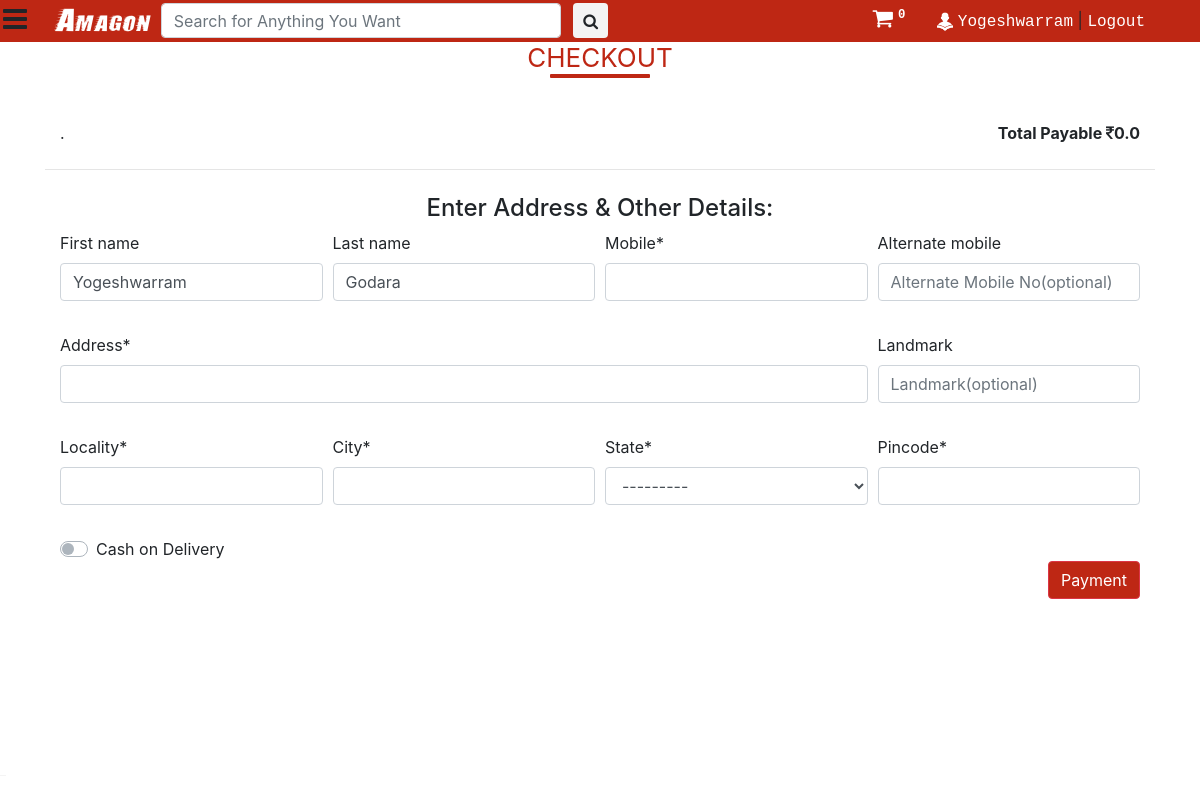
/checkout/ (signed in), run on an earlier commit of the app's database.
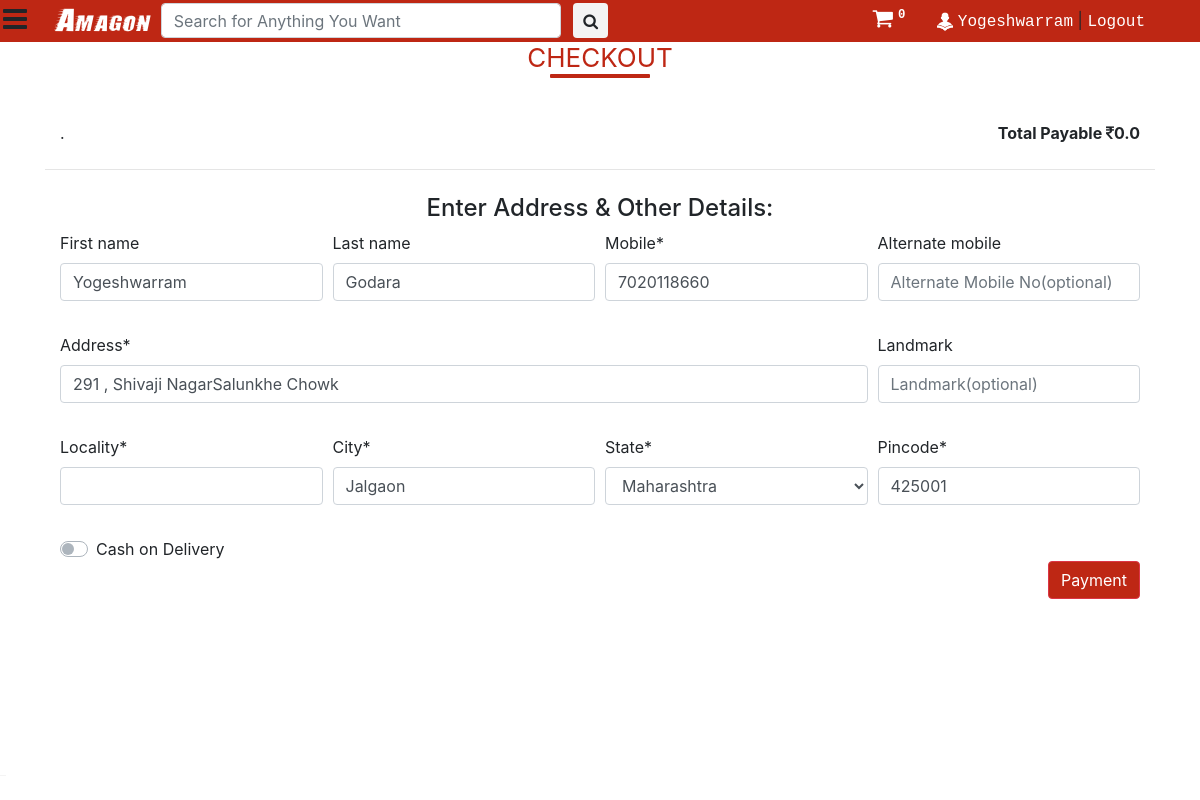
And on a later commit of the database.
### main/models.py (models this page shows, shortened)
class UserDetail(models.Model):
	SEX_CHOICES = (("Male",'Male'),("Female",'Female'),("Other",'Other'))
	STATE_CHOICES = (
		("Andaman & Nicobar Islands",'Andaman & Nicobar Islands'),
		("Andhra Pradesh",'Andhra Pradesh'),
		("Arunachal Pradesh",'Arunachal Pradesh'),
		("Assam",'Assam'),
		("Bihar",'Bihar'),
		("Chandigarh",'Chandigarh'),
		("Chhattisgarh",'Chhattisgarh'),
		("Dadra & Nagar Haveli",'Dadra & Nagar Haveli'),
		("Daman and Diu",'Daman and Diu'),
		("Delhi",'Delhi'),
		("Goa",'Goa'),
		("Gujarat",'Gujarat'),
		("Haryana",'Haryana'),
		("Himachal Pradesh",'Himachal Pradesh'),
		("Jammu & Kashmir",'Jammu & Kashmir'),
		("Jharkhand",'Jharkhand'),
		("Karnataka",'Karnataka'),
		("Kerala",'Kerala'),
		("Lakshadweep",'Lakshadweep'),
		("Madhya Pradesh",'Madhya Pradesh'),
		("Maharashtra",'Maharashtra'),
		("Manipur",'Manipur'),
		("Meghalaya",'Meghalaya'),
		("Mizoram",'Mizoram'),
		("Nagaland",'Nagaland'),
		("Odisha",'Odisha'),
		("Puducherry",'Puducherry'),
		("Punjab",'Punjab'),
		("Rajasthan",'Rajasthan'),
		("Sikkim",'Sikkim'),
		("Tamil Nadu",'Tamil Nadu'),
		("Telangana",'Telangana'),
		("Tripura",'Tripura'),
		("Uttarakhand",'Uttarakhand'),
		("Uttar Pradesh",'Uttar Pradesh'),
		("West Bengal",'West Bengal'),
		)
	user = models.OneToOneField(User, on_delete=models.CASCADE)
	dob = models.DateField(null = True)
	photo = models.ImageField(default='default.png',upload_to='user_photos')
	mobile = models.CharField(max_length=10,null=True)
	alternate_mobile = models.CharField(max_length=10,null=True,blank=True)
	address = models.TextField()
	pincode = models.CharField(max_length=6, null=True)
	landmark = models.CharField(max_length=500, null=True, blank=True)
	locality = models.CharField(max_length=100, null=True, blank=True)
	city = models.CharField(max_length=100, null=True, blank=True)
	state = models.CharField(max_length=50,choices=STATE_CHOICES, null=True)
	sex = models.CharField(max_length=6,choices=SEX_CHOICES, null=True)
	u_id = models.AutoField(primary_key=True)

### main/views.py (the view, shortened to what this page needs)
# urls.py: path('checkout/', views.checkout, name="main_checkout"),
@login_required
def checkout(request):
	temp = 0
	allProds = []
	cart_prods = [p for p in Cart.objects.all() if p.user == request.user]
	for cprod in cart_prods:
		prod = Product.objects.filter(product_id=cprod.product_id)[0]
		allProds.append([cprod, prod])
	if request.method == 'POST':
		address_form = UserAddressForm(request.POST, instance=request.user.userdetail)
		u_form2 = UserAddressForm1(request.POST, instance=request.user)
		if address_form.is_valid() and u_form2.is_valid():
			address_form.save()
			u_form2.save()
			pay_mode = request.POST.get('pay_mode')
			trends = [i.product.product_id for i in trend.objects.all()]
			if pay_mode == 'on':
				for item in cart_prods:
					if Orders.objects.all().last():
						order_id = 'ordr'+str((Orders.objects.all().last().pk)+1)
					else:
						order_id = 'ordr001'
					product1 = item.product_id+'|'+str(item.number)+','
					Orders(order_id=order_id,user=request.user,saler=Product.objects,products=product1, size=item.product_size).save()
					item.delete()
				return redirect('/myorders')
			else:
				temp = 1
	else:
		address_form = UserAddressForm(instance=request.user.userdetail)
		u_form2 = UserAddressForm1(instance=request.user)
	subtotal = 0.0
	delev = 0.0
	tax = 0.0
	for p in cart_prods:
		tempTotal = p.number * Product.objects.filter(product_id=p.product_id)[0].price
		subtotal += tempTotal
		tax+=12.0
	params = {
			'allProds':allProds,
			'cart_element_no' : len(cart_prods),
			'address_form': address_form,
			'u_form':u_form2,
			'total':subtotal+delev,
			'category':category.objects.all(),
		}
	return render(request, 'main/checkout.html', params)

### main/forms.py
class UserAddressForm(forms.ModelForm):
	address = forms.CharField(widget=forms.TextInput(attrs={}))
	locality = forms.CharField(required =True)
	city = forms.CharField(required =True)
	alternate_mobile = forms.CharField(widget=forms.TextInput(attrs={'placeholder':'Alternate Mobile No(optional)'}), required = False)
	landmark = forms.CharField(widget=forms.TextInput(attrs={'placeholder':'Landmark(optional)'}), required = False)
	class Meta:
		model = UserDetail
		fields = [
			'mobile',
			'alternate_mobile',
			'address',
			'pincode',
			'landmark',
			'locality',
			'city',
			'state',
		]

class UserAddressForm1(forms.ModelForm):
	class Meta:
		model = User
		fields = [
			'first_name',
			 'last_name',
		]

### main/templatetags/app_tags.py (called while the page is built)
@register.filter(name='split')
def split(str, key):
    return str.split(key)

### saler/models.py (called while the page is built)
	def __str__(self):
		return f'{self.name}'

### main/templates/main/checkout.html (shortened to what this page needs)
{% extends 'main/base.html' %}
{% load static %}
{% block main_head %}
{% load crispy_forms_tags %}
{% endblock main_head %}
{% block main_body %}
<div class="container">
    <h3><b>Checkout</b></h3>
    <div class="col my-4">
        <b style="float: right;">Total Payable <i class="fa fa-inr" aria-hidden="true"></i>{{total}} </b>.
    </div>
    <hr>
    <div class="col my-4">
        <h4 style="text-align: center;">Enter Address & Other Details:</h4>
        <form method="post" action="#">{% csrf_token %}
            <div class="form-row">
                <div class="form-group col-md-3">
                    {{u_form.first_name|as_crispy_field}}
                </div>
                <div class="form-group col-md-3">
                    {{u_form.last_name|as_crispy_field}}
                </div>
                <div class="form-group col-md-3">
                    {{address_form.mobile|as_crispy_field}}
                </div>
                <div class="form-group col-md-3">
                    {{address_form.alternate_mobile|as_crispy_field}}
                </div>
            </div>
            <div class="form-row">
                <div class="form-group col-md-9">
                    {{address_form.address|as_crispy_field}}
                </div>
                <div class="form-group col-md-3">
                    {{address_form.landmark|as_crispy_field}}
                </div>
            </div>
            <div class="form-row">
                <div class="form-group col-md-3">
                    {{address_form.locality|as_crispy_field}}
                </div>
                <div class="form-group col-md-3">
                    {{address_form.city|as_crispy_field}}
                </div>
                <div class="form-group col-md-3">
                    {{address_form.state|as_crispy_field}}
                </div>
                <div class="form-group col-md-3">
                    {{address_form.pincode|as_crispy_field}}
                </div>
            </div>
            <div class="custom-control custom-switch">
              <label class="custom-control-label" for="customSwitch1">Cash on Delivery</label>
            </div>
            <button type="submit" class="btn btn-danger" style="float: right; background-color: #be2714;">Payment</button>
        </form>
        <br>
    </div>
</div>
{% endblock main_body %}

What changed in the data, as far as the page shows it:
changed UserDetail: mobile (not shown) → "7020118660"; address (not shown) → "291 , Shivaji NagarSalunkhe Chowk"; city (not shown) → "Jalgaon"; state "---------" → "Maharashtra"; pincode (not shown) → "425001"
